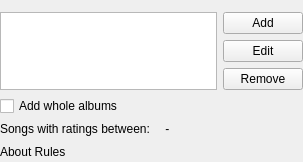
<?xml version="1.0" encoding="UTF-8"?>
<ui version="4.0">
 <class>DynamicRules</class>
 <widget class="QWidget" name="DynamicRules">
  <property name="geometry">
   <rect>
    <x>0</x>
    <y>0</y>
    <width>303</width>
    <height>161</height>
   </rect>
  </property>
  <layout class="QVBoxLayout" name="verticalLayout">
   <property name="margin">
    <number>0</number>
   </property>
   <item>
    <widget class="MessageWidget" name="messageWidget">
     <property name="frameShape">
      <enum>QFrame::StyledPanel</enum>
     </property>
     <property name="frameShadow">
      <enum>QFrame::Raised</enum>
     </property>
    </widget>
   </item>
   <item>
    <widget class="LineEdit" name="nameText" native="true">
     <property name="placeholderText" stdset="0">
      <string>Name of Dynamic Rules</string>
     </property>
    </widget>
   </item>
   <item>
    <widget class="QWidget" name="controls" native="true">
     <layout class="QGridLayout" name="gridLayout">
      <property name="margin">
       <number>0</number>
      </property>
      <item row="0" column="0" rowspan="4" colspan="2">
       <widget class="ListView" name="rulesList">
        <property name="sizePolicy">
         <sizepolicy hsizetype="Expanding" vsizetype="Expanding">
          <horstretch>1</horstretch>
          <verstretch>0</verstretch>
         </sizepolicy>
        </property>
       </widget>
      </item>
      <item row="0" column="2">
       <widget class="QPushButton" name="addBtn">
        <property name="text">
         <string>Add</string>
        </property>
       </widget>
      </item>
      <item row="1" column="2">
       <widget class="QPushButton" name="editBtn">
        <property name="text">
         <string>Edit</string>
        </property>
       </widget>
      </item>
      <item row="2" column="2">
       <widget class="QPushButton" name="removeBtn">
        <property name="text">
         <string>Remove</string>
        </property>
       </widget>
      </item>
      <item row="3" column="2">
       <spacer name="verticalSpacer">
        <property name="orientation">
         <enum>Qt::Vertical</enum>
        </property>
        <property name="sizeHint" stdset="0">
         <size>
          <width>20</width>
          <height>53</height>
         </size>
        </property>
       </spacer>
      </item>
      <item row="4" column="0" colspan="2">
       <widget class="QCheckBox" name="wholeAlbums">
        <property name="text">
         <string>Add whole albums</string>
        </property>
       </widget>
      </item>
      <item row="5" column="0" rowspan="1" colspan="2">
       <layout class="QHBoxLayout" name="ratingsGroupBoxLayout">
       <item>
        <widget class="QLabel" name="ratingRangeLabel">
         <property name="text">
          <string>Songs with ratings between:</string>
         </property>
        </widget>
       </item>
        <item>
         <widget class="RatingWidget" name="ratingFrom"/>
        </item>
        <item>
         <widget class="QLabel" name="ratingToLabel">
          <property name="text">
           <string> - </string>
          </property>
         </widget>
        </item>
        <item>
         <widget class="RatingWidget" name="ratingTo"/>
        </item>
        <item>
        <spacer name="ratingSpacer">
          <property name="orientation">
           <enum>Qt::Horizontal</enum>
          </property>
          <property name="sizeHint" stdset="0">
           <size>
            <width>2</width>
            <height>2</height>
           </size>
          </property>
         </spacer>
        </item>
       </layout>
      </item>
      <item row="6" column="0">
       <widget class="UrlLabel" name="aboutLabel">
        <property name="sizePolicy">
         <sizepolicy hsizetype="Maximum" vsizetype="Preferred">
          <horstretch>0</horstretch>
          <verstretch>0</verstretch>
         </sizepolicy>
        </property>
        <property name="text">
         <string>About Rules</string>
        </property>
       </widget>
      </item>
      <item row="6" column="1" colspan="2">
       <spacer name="horizontalSpacer">
        <property name="orientation">
         <enum>Qt::Horizontal</enum>
        </property>
        <property name="sizeHint" stdset="0">
         <size>
          <width>220</width>
          <height>20</height>
         </size>
        </property>
       </spacer>
      </item>
     </layout>
    </widget>
   </item>
  </layout>
 </widget>
 <customwidgets>
  <customwidget>
   <class>UrlLabel</class>
   <extends>QLabel</extends>
   <header>support/urllabel.h</header>
  </customwidget>
  <customwidget>
   <class>LineEdit</class>
   <extends>QWidget</extends>
   <header>support/lineedit.h</header>
  </customwidget>
  <customwidget>
   <class>ListView</class>
   <extends>QListView</extends>
   <header>widgets/listview.h</header>
  </customwidget>
  <customwidget>
   <class>MessageWidget</class>
   <extends>QFrame</extends>
   <header>support/messagewidget.h</header>
   <container>1</container>
  </customwidget>
  <customwidget>
   <class>RatingWidget</class>
   <extends>QWidget</extends>
   <header>widgets/ratingwidget.h</header>
  </customwidget>
 </customwidgets>
 <resources/>
 <connections/>
</ui>
